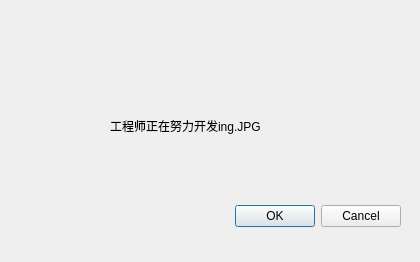
<?xml version="1.0" encoding="UTF-8"?>
<ui version="4.0">
 <class>Sorry</class>
 <widget class="QDialog" name="Sorry">
  <property name="geometry">
   <rect>
    <x>0</x>
    <y>0</y>
    <width>420</width>
    <height>262</height>
   </rect>
  </property>
  <property name="windowTitle">
   <string>Dialog</string>
  </property>
  <widget class="QDialogButtonBox" name="buttonBox">
   <property name="geometry">
    <rect>
     <x>60</x>
     <y>200</y>
     <width>341</width>
     <height>32</height>
    </rect>
   </property>
   <property name="orientation">
    <enum>Qt::Horizontal</enum>
   </property>
   <property name="standardButtons">
    <set>QDialogButtonBox::Cancel|QDialogButtonBox::Ok</set>
   </property>
  </widget>
  <widget class="QLabel" name="label">
   <property name="geometry">
    <rect>
     <x>110</x>
     <y>90</y>
     <width>201</width>
     <height>71</height>
    </rect>
   </property>
   <property name="text">
    <string>工程师正在努力开发ing.JPG</string>
   </property>
  </widget>
  <widget class="QLabel" name="label_2">
   <property name="geometry">
    <rect>
     <x>0</x>
     <y>0</y>
     <width>541</width>
     <height>261</height>
    </rect>
   </property>
   <property name="text">
    <string/>
   </property>
   <property name="pixmap">
    <pixmap resource="../res.qrc">:/new/prefix1/image/timg (1).jfif</pixmap>
   </property>
  </widget>
  <zorder>label_2</zorder>
  <zorder>buttonBox</zorder>
  <zorder>label</zorder>
 </widget>
 <resources>
  <include location="../res.qrc"/>
 </resources>
 <connections>
  <connection>
   <sender>buttonBox</sender>
   <signal>accepted()</signal>
   <receiver>Sorry</receiver>
   <slot>accept()</slot>
   <hints>
    <hint type="sourcelabel">
     <x>248</x>
     <y>254</y>
    </hint>
    <hint type="destinationlabel">
     <x>157</x>
     <y>274</y>
    </hint>
   </hints>
  </connection>
  <connection>
   <sender>buttonBox</sender>
   <signal>rejected()</signal>
   <receiver>Sorry</receiver>
   <slot>reject()</slot>
   <hints>
    <hint type="sourcelabel">
     <x>316</x>
     <y>260</y>
    </hint>
    <hint type="destinationlabel">
     <x>286</x>
     <y>274</y>
    </hint>
   </hints>
  </connection>
 </connections>
</ui>
